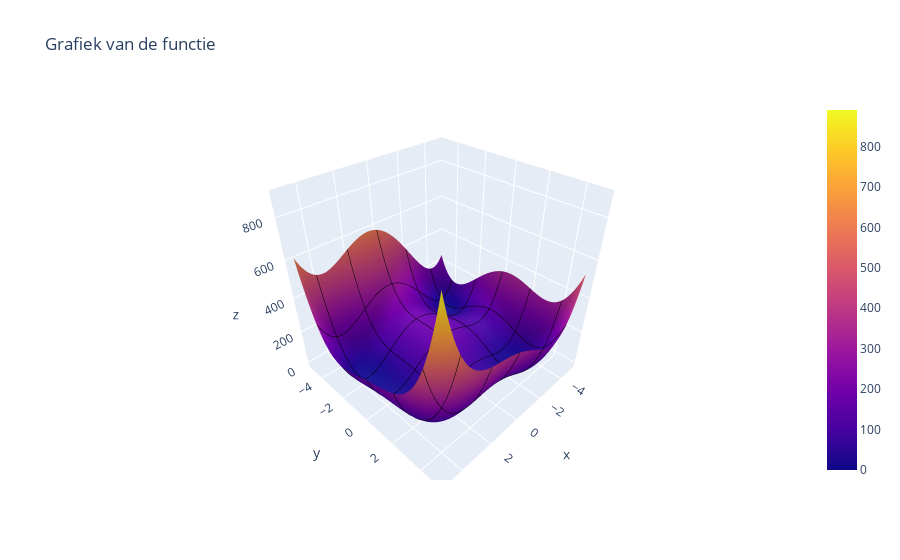

Source (notebook cell):
### Markdown cell above
### Opdracht 3.5

Onderstaande 2 functies horen bij grafieken met meerdere minima. Maak van beide grafieken een plot en probeer met gradient de verschillende minima te vinden. Hiervoor zul je moeten varieren met de startwaarden en mogelijk ook met de learning rate. Maak steeds een contourplot om te visualiseren welk minimum je gevonden hebt. De functies waarvoor je dit moet doen zijn:
- $f(x_1, x_2) = (x_1^2+x_2-11)^2 + (x_1+x_2^2-7)^2$ (Deze functie staat bekend als de Himmelblau functie, een in de wiskunde veel gebruikte functie om optimalisatie algoritmes te testen)

- $g(x_1,x_2) = 0.5(x_1^4 - 16x_1^2 + 5x_1 + x_2^4 - 16x_2^2)$

### Code cell
# 1
# Maak een grid van alle x, y waarden op een interval van -5 tot 5
f = lambda x, y: (x**2 + y - 11)**2 + (x + y**2 - 7)**2
x = np.linspace(-5, 5, 100)
y = np.linspace(-5, 5, 100)
X, Y = np.meshgrid(x, y)

#bereken z = f(x, y) voor alle x, y
z = f(X, Y)

#plot 3D grafiek met plotly
fig = go.Figure(data=go.Surface(z=z, x=x, y=y, contours={
            "x": {"show": True, "color":"black", "width": 1},
            "y": {"show": True, "color":"black", "width": 1},
            "z": {"show": False}
        }))

fig.update_layout(
    title='Grafiek van de functie',
    scene=dict(
        xaxis_title='x',
        yaxis_title='y',
        zaxis_title='z'
    )
)
fig.show()

### Figure 1 — Plotly figure (JSON) as saved in the notebook; plotly's stock layout.template omitted (floating-point values rounded to 4 significant figures; data arrays with more than 128 entries replaced by an {"elided": "..."} marker saying what was removed)
{"data": [{"contours": {"x": {"color": "black", "show": true, "width": 1}, "y": {"color": "black", "show": true, "width": 1}, "z": {"show": false}}, "type": "surface", "x": [-5.0, -4.899, -4.798, -4.697, -4.596, -4.495, -4.394, -4.293, -4.192, -4.091, -3.99, -3.889, -3.788, -3.687, -3.586, -3.485, -3.384, -3.283, -3.182, -3.081, -2.98, -2.879, -2.778, -2.677, -2.576, -2.475, -2.374, -2.273, -2.172, -2.071, -1.97, -1.869, -1.768, -1.667, -1.566, -1.465, -1.364, -1.263, -1.162, -1.061, -0.9596, -0.8586, -0.7576, -0.6566, -0.5556, -0.4545, -0.3535, -0.2525, -0.1515, -0.05051, 0.05051, 0.1515, 0.2525, 0.3535, 0.4545, 0.5556, 0.6566, 0.7576, 0.8586, 0.9596, 1.061, 1.162, 1.263, 1.364, 1.465, 1.566, 1.667, 1.768, 1.869, 1.97, 2.071, 2.172, 2.273, 2.374, 2.475, 2.576, 2.677, 2.778, 2.879, 2.98, 3.081, 3.182, 3.283, 3.384, 3.485, 3.586, 3.687, 3.788, 3.889, 3.99, 4.091, 4.192, 4.293, 4.394, 4.495, 4.596, 4.697, 4.798, 4.899, 5.0], "y": [-5.0, -4.899, -4.798, -4.697, -4.596, -4.495, -4.394, -4.293, -4.192, -4.091, -3.99, -3.889, -3.788, -3.687, -3.586, -3.485, -3.384, -3.283, -3.182, -3.081, -2.98, -2.879, -2.778, -2.677, -2.576, -2.475, -2.374, -2.273, -2.172, -2.071, -1.97, -1.869, -1.768, -1.667, -1.566, -1.465, -1.364, -1.263, -1.162, -1.061, -0.9596, -0.8586, -0.7576, -0.6566, -0.5556, -0.4545, -0.3535, -0.2525, -0.1515, -0.05051, 0.05051, 0.1515, 0.2525, 0.3535, 0.4545, 0.5556, 0.6566, 0.7576, 0.8586, 0.9596, 1.061, 1.162, 1.263, 1.364, 1.465, 1.566, 1.667, 1.768, 1.869, 1.97, 2.071, 2.172, 2.273, 2.374, 2.475, 2.576, 2.677, 2.778, 2.879, 2.98, 3.081, 3.182, 3.283, 3.384, 3.485, 3.586, 3.687, 3.788, 3.889, 3.99, 4.091, 4.192, 4.293, 4.394, 4.495, 4.596, 4.697, 4.798, 4.899, 5.0], "z": {"elided": "100x100 float values"}}], "layout": {"scene": {"xaxis": {"title": {"text": "x"}}, "yaxis": {"title": {"text": "y"}}, "zaxis": {"title": {"text": "z"}}}, "title": {"text": "Grafiek van de functie"}}}
